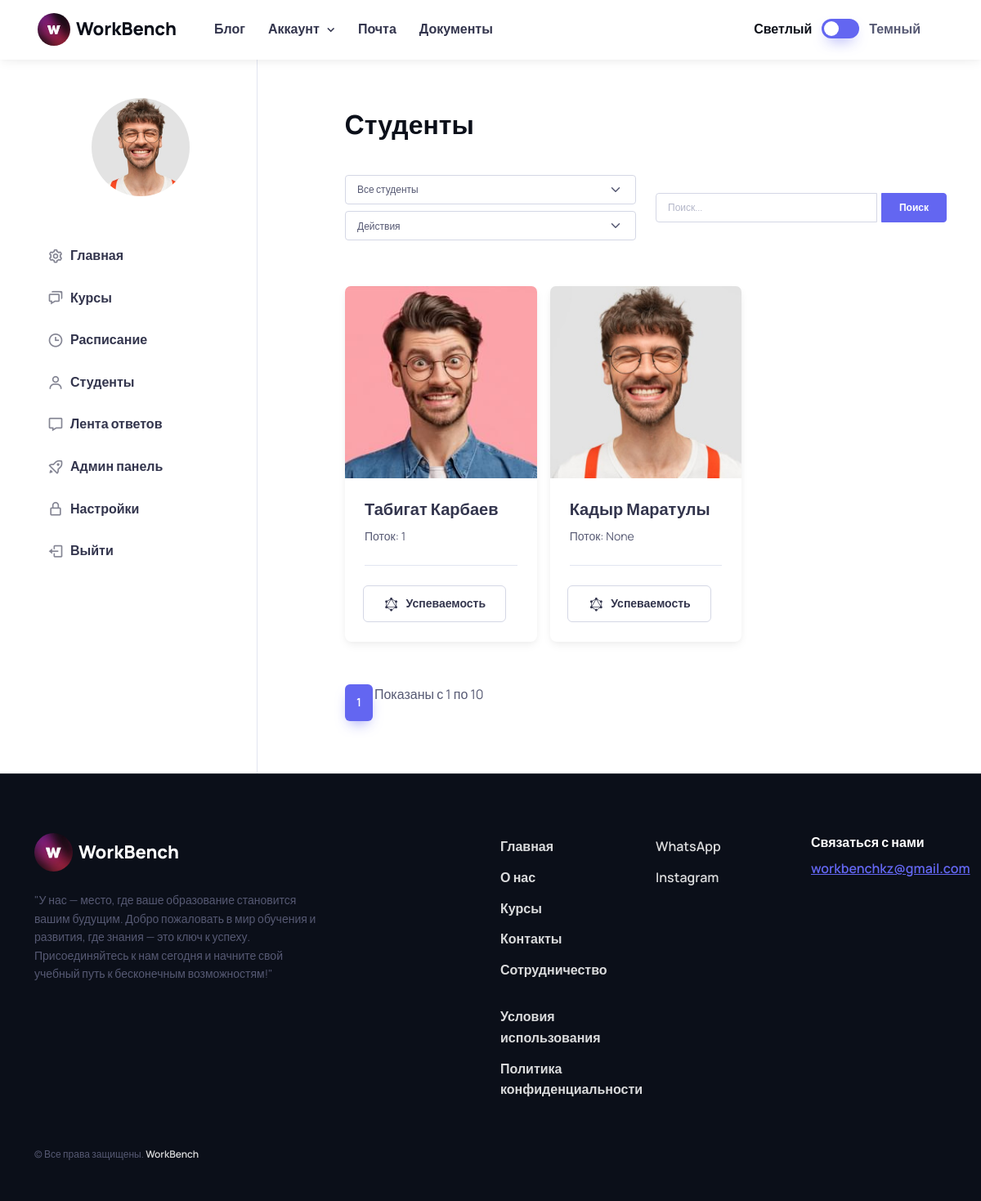
Screenshot of /users/curator/curator_check/students/ with the database file from the repository.
### users/models.py (models this page shows, shortened)
class User(AbstractUser):
    ROLE_CHOICES = (
        ('student', 'Студент'),
        ('curator', 'Куратор'),
        ('admin', 'Администратор'),
    )
    COUNTRY_CHOICES = (
        ('kz', 'Казахстан'),
        ('ru', 'Россия'),
        ('ukr', 'Украина'),
        ('kg', 'Кыргызстан'),
        ('uz', 'Узбекистан'),
    )
    CITY_CHOICES = (
        ('tse', 'Астана'),
        ('ala', 'Алматы'),
        ('msq', 'Москва'),
        ('kiev', 'Киев'),
        ('bishkek', 'Бишкек'),
        ('tashkent', 'Ташкент'),
    )
    image = models.ImageField(upload_to='users_images', null=True, blank=True)
    role = models.CharField(max_length=10, choices=ROLE_CHOICES, default='student')
    phone = models.CharField(max_length=25, blank=True)
    bio = models.TextField(blank=True, null=True, default='Всем привет! Я ученик компании WorkBench!')
    country = models.CharField(choices=COUNTRY_CHOICES, max_length=15, default='kz')
    city = models.CharField(choices=CITY_CHOICES, max_length=20, default='tse')
    address = models.CharField(blank=True, null=True, default='', max_length=255)
    stream = models.ForeignKey('Stream', on_delete=models.SET_NULL, null=True, blank=True)

class Stream(models.Model):
    number = models.PositiveIntegerField()
    def __str__(self):
        return str(self.number)
    class Meta:
        verbose_name = 'Поток'
        verbose_name_plural = 'Потоки'

### curator/views.py (the view)
# urls.py: path('curator_check/students/', StudentsCheckAdmin.as_view(), name='students_admin_check'),
class StudentsCheckAdmin(View):
    template_name = 'curator/starter-kit/students.html'
    items_per_page = 10  # Количество студентов на странице
    def get(self, request):
        stream_id = request.GET.get('stream')
        streams = Stream.objects.all()
        selected_stream = None
        students = User.objects.filter(role='student')
        if stream_id:
            selected_stream = get_object_or_404(Stream, id=stream_id)
            students = students.filter(stream=selected_stream)
        paginator = Paginator(students, self.items_per_page)
        page_number = request.GET.get('page')
        students_page = paginator.get_page(page_number)
        return render(request, self.template_name, {
            'students': students_page,
            'streams': streams,
            'selected_stream': selected_stream
        })

### templates/curator/starter-kit/students.html (shortened to what this page needs)
{% extends 'curator/starter-kit/base.html' %}
{% load static %}
          {% block content %}
              <div class="col-md-8 offset-lg-1 pb-5 mb-lg-2 pt-md-5 mt-n3 mt-md-0">
            <div class="ps-md-3 ps-lg-0 mt-md-2 pt-md-4 pb-md-2">
              <div class="d-flex align-items-center justify-content-between pt-xl-1 mb-3 pb-3">
                <h1 class="h2 mb-0">Cтуденты</h1>
              </div>
              <div class="row align-items-center mb-5">
                <div class="col-md-6 mt-2 text-nowrap">
                    <div id="dataTable_length" class="dataTables_length" aria-controls="dataTable">
                        <form method="get">
                            <div class="mb-2">
                                <label class="form-label d-block">
                                    <select class="form-select form-select-sm" name="stream" id="stream-filter" onchange="this.form.submit()">
                                        <option value="">Все студенты</option>
                                    </select>
                                </label>
                            </div>
                            <div class="mb-2">
                                <label class="form-label d-block">
                                    <select class="form-select form-select-sm" onchange="window.location.href = this.options[this.selectedIndex].value">
                                        <option value="">Действия</option>
                                    </select>
                                </label>
                            </div>
                        </form>
                    </div>
                </div>
                <div class="col-md-6 mb-2 mb-md-0">
                    <form action="{% url 'users:admin:search_students' %}" method="get">
                        <div class="text-md-end dataTables_filter" id="dataTable_filter">
                            <div class="input-group">
                                <input type="search" class="form-control form-control-sm" aria-controls="dataTable" name="q" placeholder="Поиск...">
                                <button class="btn btn-primary btn-sm" type="submit" style="width: 80px; margin-left: 5px;">Поиск</button>
                            </div>
                        </div>
                    </form>
                </div>
            </div>
              <div class="row row-cols-1 row-cols-md-3 row-cols-lg-3 gx-3 gx-lg-3">
                {% for student in students %}
                    <div class="col pb-2 mb-4">
                        <article class="card h-100 border-0 shadow-sm">
                            <div class="position-relative">
                                <a href="{% url 'users:curator:student-profile' pk=student.pk %}" class="d-block position-absolute w-100 h-100 top-0 start-0" aria-label="Cover image"></a>
                                <img src="{% if student.image and student.image.url %}{{ student.image.url }}{% else %}{% static 'student/images/18.jpg' %}{% endif %}" class="card-img-top" alt="Image">
                            </div>
                            <div class="card-body pb-3">
                                <h3 class="h5 mb-2">
                                    <a href="{% url 'users:curator:student-profile' pk=student.pk %}">{{ student.first_name }} {{ student.last_name }}</a>
                                </h3>
                                <p class="fs-sm mb-2">Поток: {{ student.stream }}</p>
                            </div>
                            <div class="card-footer d-flex align-items-center justify-content-center fs-sm text-muted py-4">
                                <a href="{% url 'users:curator:courses:student_progress' student_id=student.id %}" class="btn btn-outline-secondary px-3 px-lg-4 me-3">
                                    <i class="bx bxl-graphql fs-xl me-xl-2"></i>
                                    <span class="d-none d-xl-inline">Успеваемость</span>
                                </a>
                            </div>
                        </article>
                    </div>
                {% endfor %}
              </div>
             <div class="row" style="margin-top: 20px;">
                 <div class="col-md-12">
                     <nav aria-label="Page navigation">
                         <ul class="pagination">
                             {% for num in students.paginator.page_range %}
                                 <li class="page-item {% if num == students.number %}active{% endif %}">
                                     <a class="page-link" href="?page={{ num }}">{{ num }}</a>
                                 </li>
                             {% endfor %}
                             <div class="col-md-6 align-self-center">
                                 <p id="dataTable_info" class="dataTables_info" role="status" aria-live="polite">Показаны с 1 по 10</p>
                             </div>
                         </ul>
                     </nav>
                 </div>
             </div>
            </div>
          </div>
          {% endblock %}

### rows the page displays
User: image (picture), first_name "Табигат", last_name "Карбаев", stream "1"
User: first_name "Кадыр", last_name "Маратулы", stream "None"

### other values shown
{{ num }} "1"
